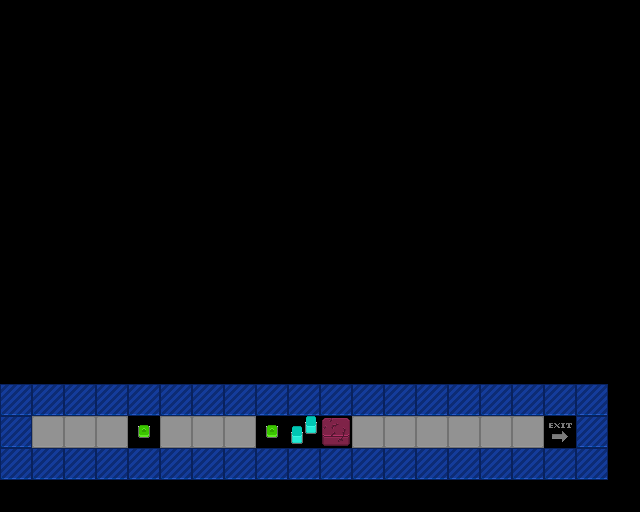

The image is a tile-based game level rendered from a .tmx file. Its description and complete source (layers, tilesets, objects, tile grids) follow:
An orthogonal 20x16 tile map with 32x32 px tiles, 1 tile layer (Tile Layer 1).

<map version="1.5" tiledversion="1.7.0" orientation="orthogonal" renderorder="right-down" width="20" height="16" tilewidth="32" tileheight="32" infinite="0" nextlayerid="2" nextobjectid="1">
 <editorsettings>
  <export target="level5.csv" format="csv" />
 </editorsettings>
 <tileset firstgid="1" source="project-mjolnir.tsx" />
 <layer id="1" name="Tile Layer 1" width="20" height="16">
  <data encoding="csv">
0,0,0,0,0,0,0,0,0,0,0,0,0,0,0,0,0,0,0,0,
0,0,0,0,0,0,0,0,0,0,0,0,0,0,0,0,0,0,0,0,
0,0,0,0,0,0,0,0,0,0,0,0,0,0,0,0,0,0,0,0,
0,0,0,0,0,0,0,0,0,0,0,0,0,0,0,0,0,0,0,0,
0,0,0,0,0,0,0,0,0,0,0,0,0,0,0,0,0,0,0,0,
0,0,0,0,0,0,0,0,0,0,0,0,0,0,0,0,0,0,0,0,
0,0,0,0,0,0,0,0,0,0,0,0,0,0,0,0,0,0,0,0,
0,0,0,0,0,0,0,0,0,0,0,0,0,0,0,0,0,0,0,0,
0,0,0,0,0,0,0,0,0,0,0,0,0,0,0,0,0,0,0,0,
0,0,0,0,0,0,0,0,0,0,0,0,0,0,0,0,0,0,0,0,
0,0,0,0,0,0,0,0,0,0,0,0,0,0,0,0,0,0,0,0,
0,0,0,0,0,0,0,0,0,0,0,0,0,0,0,0,0,0,0,0,
4,4,4,4,4,4,4,4,4,4,4,4,4,4,4,4,4,4,4,0,
4,3,3,3,5,3,3,3,5,6,1,3,3,3,3,3,3,8,4,0,
4,4,4,4,4,4,4,4,4,4,4,4,4,4,4,4,4,4,4,0,
0,0,0,0,0,0,0,0,0,0,0,0,0,0,0,0,0,0,0,0
</data>
 </layer>
</map>
